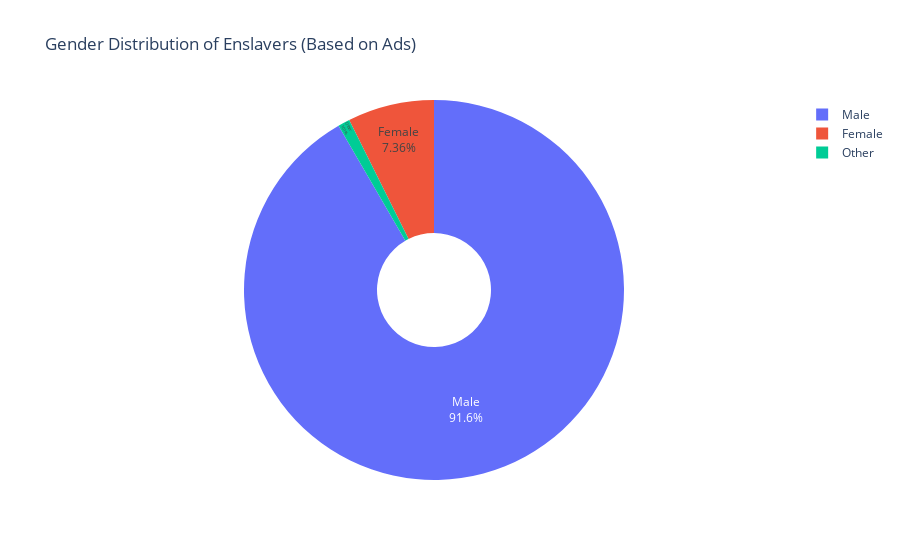

The code cell stored with this chart in its notebook:
### Markdown cell above
#### **Gender of the Enslavers**
The research holds that the gender composition of slave owners provides another important perspective for observing the power structure of the slave system. The gender of slave owners not only affects the language style and focus of advertisements, but may also have potential correlations with variables such as the gender of enslaved people and escape patterns.

### Code cell
df_enslaver = df_s[df_s['enslaver_gender 1'] != 'Not_Provided'].copy()
enslaver_counts = df_enslaver['enslaver_gender 1'].value_counts().reset_index()
enslaver_counts.columns = ['Enslaver Gender', 'Count']
fig = px.pie(
    enslaver_counts,
    names='Enslaver Gender',
    values='Count',
    title='Gender Distribution of Enslavers (Based on Ads)',
    hole=0.3  
)

fig.update_traces(textposition='inside', textinfo='percent+label')
fig.show()

### Figure 1 — Plotly figure (JSON) as saved in the notebook; plotly's stock layout.template omitted (floating-point values rounded to 4 significant figures)
{"data": [{"domain": {"x": [0, 1], "y": [0, 1]}, "hole": 0.3, "hovertemplate": "Enslaver Gender=%{label}<br>Count=%{value}<extra></extra>", "labels": ["Male", "Female", "Other"], "legendgroup": "", "name": "", "showlegend": true, "textinfo": "percent+label", "textposition": "inside", "type": "pie", "values": [16272, 1308, 180]}], "layout": {"autosize": true, "legend": {"tracegroupgap": 0}, "title": {"text": "Gender Distribution of Enslavers (Based on Ads)"}}}
